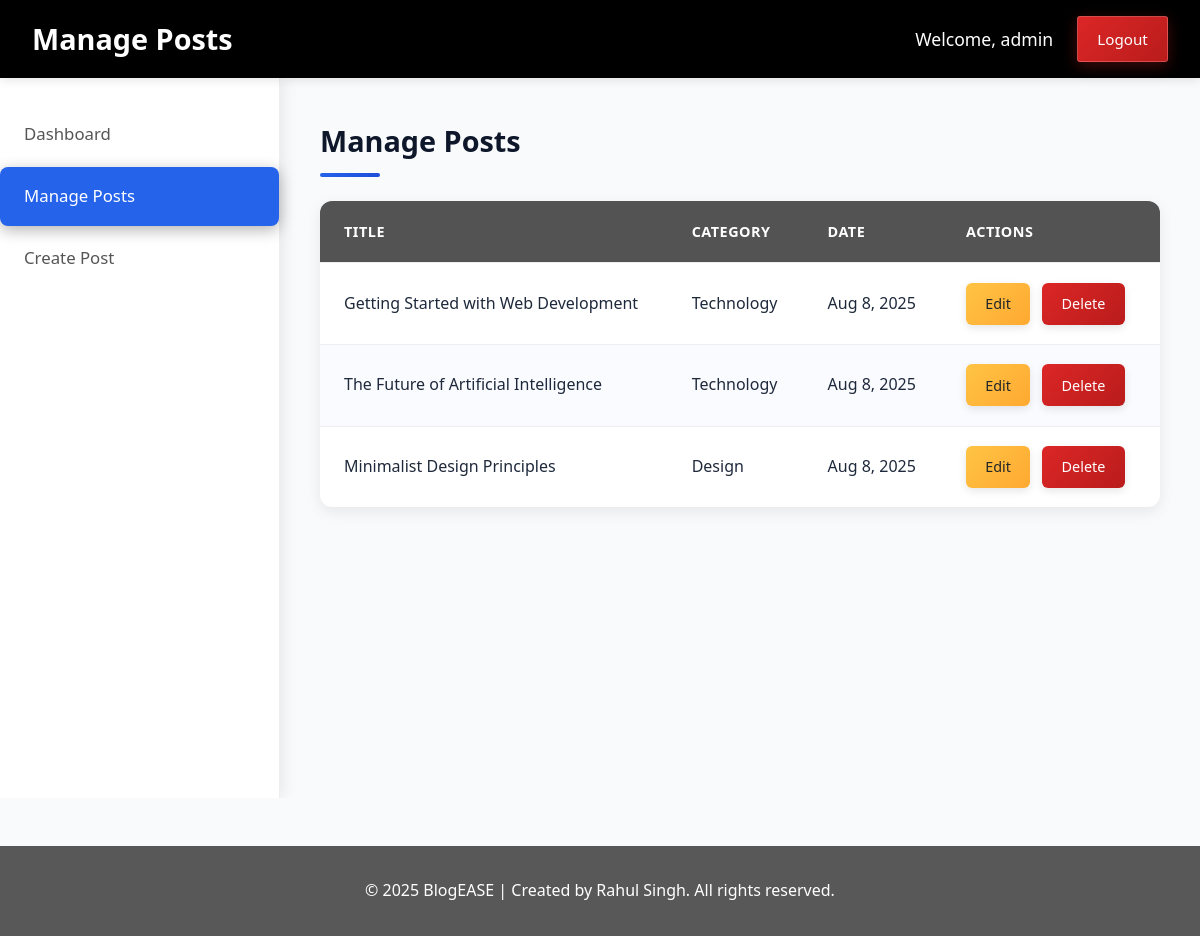
Screenshot of /admin/posts.php (signed in) with the database file from the repository.
### tables this page shows
CREATE TABLE IF NOT EXISTS posts (
    id INT AUTO_INCREMENT PRIMARY KEY,
    title VARCHAR(255) NOT NULL,
    content TEXT NOT NULL,
    category VARCHAR(100) NOT NULL,
    created_at TIMESTAMP DEFAULT CURRENT_TIMESTAMP,
    updated_at TIMESTAMP DEFAULT CURRENT_TIMESTAMP ON UPDATE CURRENT_TIMESTAMP
);

### admin/posts.php (the view, shortened to what this page needs)
<?php
require_once '../includes/header.php';
$stmt = $pdo->query("SELECT * FROM posts ORDER BY created_at DESC");
$posts = $stmt->fetchAll(PDO::FETCH_ASSOC);
?>
<div class="admin-header">
    <div class="container header-content">
        <div class="logo">Manage Posts</div>
        <div class="user-info">
            Welcome, <?php echo htmlspecialchars($_SESSION['username']); ?>
            <a href="logout.php" class="logout-btn">Logout</a>
        </div>
    </div>
</div>
<div class="admin-container">
    <div class="admin-sidebar">
        <ul>
            <li><a href="dashboard.php">Dashboard</a></li>
            <li class="active"><a href="posts.php">Manage Posts</a></li>
            <li><a href="create.php">Create Post</a></li>
        </ul>
    </div>
    <div class="admin-content">
        <h2>Manage Posts</h2>
        <table class="posts-table">
            <thead>
                <tr>
                    <th>Title</th>
                    <th>Category</th>
                    <th>Date</th>
                    <th>Actions</th>
                </tr>
            </thead>
            <tbody>
                <?php if (empty($posts)): ?>
                    <tr>
                        <td colspan="4">No posts found</td>
                    </tr>
                <?php else: ?>
                    <?php foreach ($posts as $post): ?>
                        <tr>
                            <td><?php echo htmlspecialchars($post['title']); ?></td>
                            <td><?php echo htmlspecialchars($post['category']); ?></td>
                            <td><?php echo date('M j, Y', strtotime($post['created_at'])); ?></td>
                            <td>
                                <a href="edit.php?id=<?php echo $post['id']; ?>" class="action-btn edit-btn">Edit</a>
                                <a href="posts.php?delete=<?php echo $post['id']; ?>"
                                   class="action-btn delete-btn"
                                   onclick="return confirm('Are you sure you want to delete this post?')">Delete</a>
                            </td>
                        </tr>
                    <?php endforeach; ?>
                <?php endif; ?>
            </tbody>
        </table>
    </div>
</div>
<?php require_once '../includes/footer.php'; ?>

### rows the page displays
posts: title "Getting Started with Web Development", category "Technology", created_at "Aug 8, 2025"
posts: title "The Future of Artificial Intelligence", category "Technology", created_at "Aug 8, 2025"
posts: title "Minimalist Design Principles", category "Design", created_at "Aug 8, 2025"

### other values shown
$_SESSION['username'] "admin"
